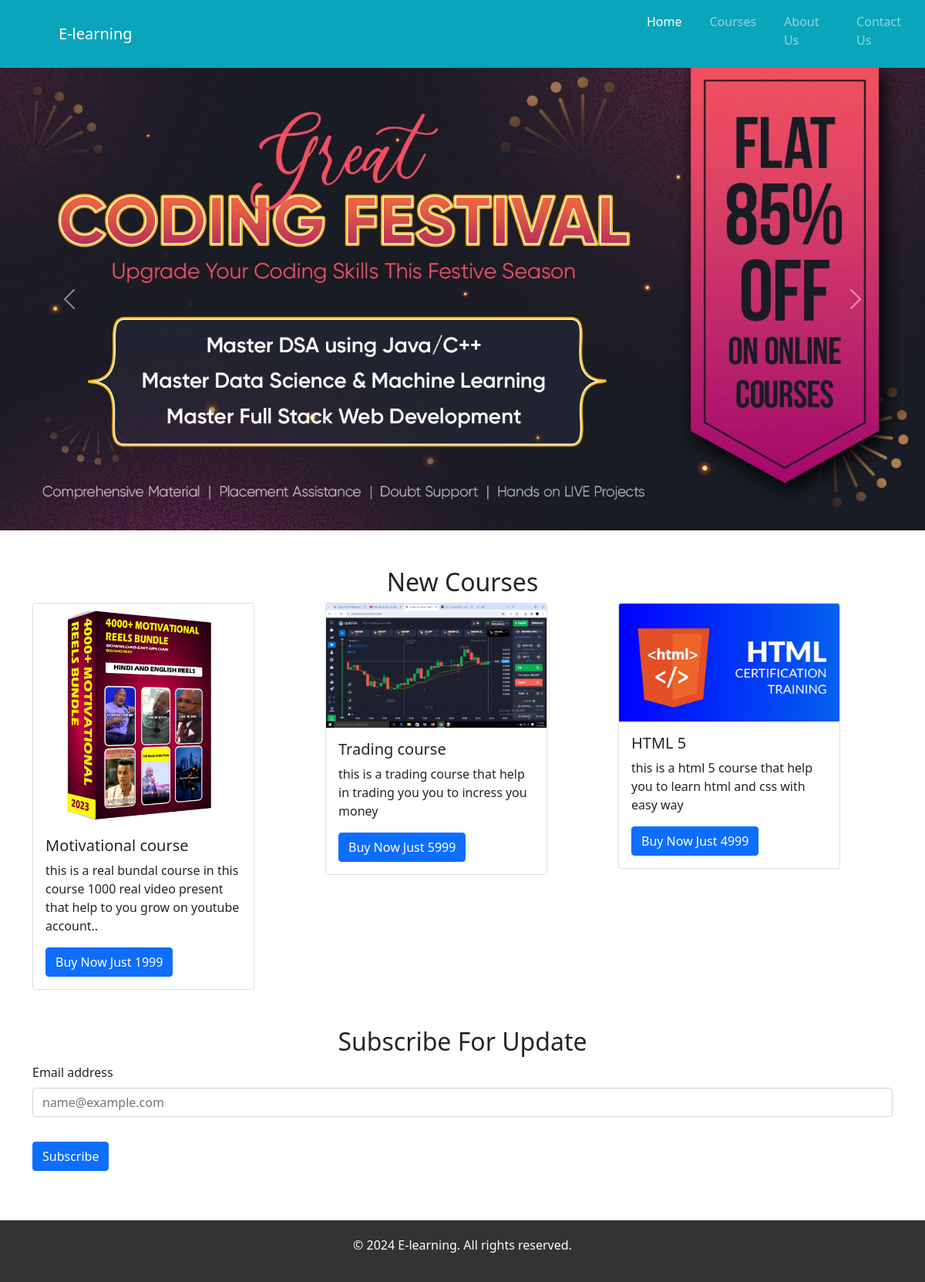
The page / on the database its author committed.
### tables this page shows
CREATE TABLE `course_list` (
  `id` int(11) NOT NULL,
  `img_url` text NOT NULL,
  `c_title` text NOT NULL,
  `c_dis` text NOT NULL,
  `c_price` text NOT NULL,
  `c_url` text NOT NULL
);

### index.php (the view, shortened to what this page needs)
<?php
include("config.php");
?>
<!DOCTYPE html>
<html lang="en">
<head>
<link rel="stylesheet" href="css/style.css">
<link href="https://cdn.jsdelivr.net/npm/bootstrap@5.0.2/dist/css/bootstrap.min.css" rel="stylesheet">
</head>
<body>
<nav class="navbar navbar-expand-lg navbar-dark bg-dark" style="background-color: #0aa5ba !important;">
  <div class="container-fluid">
    <a class="navbar-brand" href="#" style="
    margin-left: 4rem;
">E-learning</a>
    <div class="collapse navbar-collapse" id="navbarSupportedContent" style="margin-left: 53%;">
      <ul class="navbar-nav me-auto mb-2 mb-lg-10">
        <li class="nav-item">
          <a class="nav-link active" aria-current="page" href="#">Home</a>
        </li>
        <li class="nav-item">
          <a class="nav-link" href="courses.php">Courses</a>
        </li>
		<li class="nav-item">
          <a class="nav-link" href="about.php">About Us</a>
        </li>
        <li class="nav-item">
          <a class="nav-link" href="contact.php">Contact Us</a>
        </li>
      </ul>
    </div>
  </div>
</nav>
<section>
<div id="carouselExampleControlsNoTouching" class="carousel slide" data-bs-touch="false" data-bs-interval="false">
  <div class="carousel-inner">
    <div class="carousel-item active">
      <img src="image/1.webp" class="d-block w-100" alt="...">
    </div>
  </div>
  <button class="carousel-control-prev" type="button" data-bs-target="#carouselExampleControlsNoTouching" data-bs-slide="prev">
    <span class="carousel-control-prev-icon" aria-hidden="true"></span>
  </button>
  <button class="carousel-control-next" type="button" data-bs-target="#carouselExampleControlsNoTouching" data-bs-slide="next">
    <span class="carousel-control-next-icon" aria-hidden="true"></span>
  </button>
</div>
</section>
<div class="container"style="
    margin-top: 3rem;
">
<center> <h2>New Courses</h2></center>
  <div class="row align-items-start">
    <?php
$sql = "SELECT id, img_url,c_title,c_dis,c_price,c_url FROM course_list";
$result = mysqli_query($conn, $sql);
if (mysqli_num_rows($result) > 0) {
  while($row = mysqli_fetch_assoc($result)) {
if($row["id"]<=6){
  ?>
    <div class="col">
      <div class="card" style="width: 18rem;">
  <img src="admin/<?php echo $row["img_url"] ?>" class="card-img-top" alt="...">
  <div class="card-body">
    <h5 class="card-title"><?php echo $row["c_title"] ?></h5>
    <p class="card-text"><?php echo $row["c_dis"] ?></p>
    <a href="<?php echo $row["c_url"] ?>" class="btn btn-primary">Buy Now Just <?php echo $row["c_price"] ?></a>
  </div>
</div>
    </div>
	<?php
}
   }
}
   ?>
   </div>
</div>
<div class="container" style="
    margin-top: 3rem;
">
<center> <h2><?php
if(isset($_POST["email"])==true){
$email=$_POST["email"];
$sqls="INSERT INTO `subscribe`(`id`, `email`) VALUES (NULL,'$email')";
$res=mysqli_query($conn,$sqls);
if($res==true){
	echo "Thank You For Subscribe";
}else{
	echo "Something is wrong";
}
}else{
	echo "Subscribe For Update";
}
?></h2></center>
<div class="mb-3">
<form action="index.php" method="POST">
  <label for="exampleFormControlInput1" class="form-label">Email address</label>
  <input type="email"  name="email" class="form-control" id="exampleFormControlInput1" placeholder="name@example.com">
<button type="button" class="btn btn-primary" style="margin-top:2rem;">Subscribe</button>
</form>
</div>
</div>
<footer style="
    margin-top: 3rem;
">
    <div class="container" >
        <p>&copy; 2024 E-learning. All rights reserved.</p>
    </div>
</footer>
</body>
</html>

### css/style.css (style rules this page uses)
* { margin: 0; padding: 0; box-sizing: border-box; }
body { font-family: Arial, sans-serif; line-height: 1.6; }
.container { width: 80%; margin: auto; overflow: hidden; }
nav ul { float: right; }
nav ul li { display: inline; margin-left: 20px; }
nav ul li a { color: #fff; text-decoration: none; }
section { margin-bottom: 20px; }
footer { background: #333; color: #fff; text-align: center; padding: 20px 0; }

### rows shown on the page
course_list: img_url (picture), c_title "Motivational course", c_dis "this is a real bundal course in this course 1000 real video present that help to you grow on youtube account..", c_price "1999"
course_list: img_url (picture), c_title "Trading course", c_dis "this is a trading course that help in trading you you to incress you money", c_price "5999"
course_list: img_url (picture), c_title "HTML 5", c_dis "this is a html 5 course that help you to learn html and css with easy way", c_price "4999"
